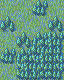

The image is a tile-based game level rendered from a .tmx file. Its description and complete source (layers, tilesets, objects, tile grids) follow:
An orthogonal 4x5 tile map with 16x16 px tiles, 1 tile layer (Tile Layer 1).

<map version="1.4" tiledversion="2021.01.13" orientation="orthogonal" renderorder="right-down" width="4" height="5" tilewidth="16" tileheight="16" infinite="0" nextlayerid="2" nextobjectid="1">
 <tileset firstgid="1" name="UpdatedVillage.png" tilewidth="16" tileheight="16" tilecount="1024" columns="32">
  <image source="UpdatedVillage.png" trans="ffffff" width="512" height="512" />
 </tileset>
 <layer id="1" name="Tile Layer 1" width="4" height="5">
  <data encoding="csv">
290,321,452,289,
420,161,194,420,
193,420,417,419,
452,417,450,451,
129,481,482,483
</data>
 </layer>
</map>
